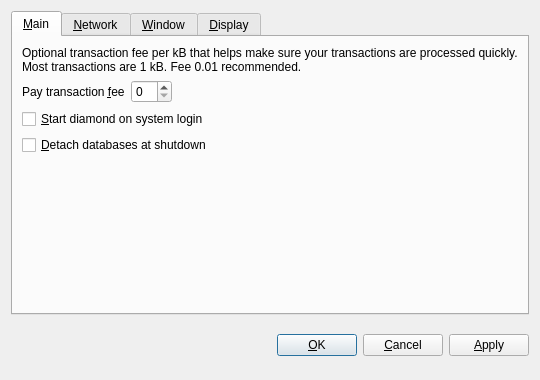
<?xml version="1.0" encoding="UTF-8"?>
<ui version="4.0">
 <class>OptionsDialog</class>
 <widget class="QDialog" name="OptionsDialog">
  <property name="geometry">
   <rect>
    <x>0</x>
    <y>0</y>
    <width>540</width>
    <height>380</height>
   </rect>
  </property>
  <property name="windowTitle">
   <string>Options</string>
  </property>
  <property name="modal">
   <bool>true</bool>
  </property>
  <layout class="QVBoxLayout" name="verticalLayout">
   <item>
    <widget class="QTabWidget" name="tabWidget">
     <property name="tabPosition">
      <enum>QTabWidget::North</enum>
     </property>
     <property name="currentIndex">
      <number>0</number>
     </property>
     <widget class="QWidget" name="tabMain">
      <attribute name="title">
       <string>&amp;Main</string>
      </attribute>
      <layout class="QVBoxLayout" name="verticalLayout_Main">
       <item>
        <widget class="QLabel" name="transactionFeeInfoLabel">
         <property name="text">
          <string>Optional transaction fee per kB that helps make sure your transactions are processed quickly. Most transactions are 1 kB. Fee 0.01 recommended.</string>
         </property>
         <property name="textFormat">
          <enum>Qt::PlainText</enum>
         </property>
         <property name="wordWrap">
          <bool>true</bool>
         </property>
        </widget>
       </item>
       <item>
        <layout class="QHBoxLayout" name="horizontalLayout_Main">
         <item>
          <widget class="QLabel" name="transactionFeeLabel">
           <property name="text">
            <string>Pay transaction &amp;fee</string>
           </property>
           <property name="textFormat">
            <enum>Qt::PlainText</enum>
           </property>
           <property name="buddy">
            <cstring>transactionFee</cstring>
           </property>
          </widget>
         </item>
         <item>
          <widget class="BitcoinAmountField" name="transactionFee"/>
         </item>
         <item>
          <spacer name="horizontalSpacer_Main">
           <property name="orientation">
            <enum>Qt::Horizontal</enum>
           </property>
           <property name="sizeHint" stdset="0">
            <size>
             <width>40</width>
             <height>20</height>
            </size>
           </property>
          </spacer>
         </item>
        </layout>
       </item>
       <item>
        <widget class="QCheckBox" name="bitcoinAtStartup">
         <property name="toolTip">
          <string>Automatically start diamond after logging in to the system.</string>
         </property>
         <property name="text">
          <string>&amp;Start diamond on system login</string>
         </property>
        </widget>
       </item>
       <item>
        <widget class="QCheckBox" name="detachDatabases">
         <property name="toolTip">
          <string>Detach block and address databases at shutdown. This means they can be moved to another data directory, but it slows down shutdown. The wallet is always detached.</string>
         </property>
         <property name="text">
          <string>&amp;Detach databases at shutdown</string>
         </property>
        </widget>
       </item>
       <item>
        <spacer name="verticalSpacer_Main">
         <property name="orientation">
          <enum>Qt::Vertical</enum>
         </property>
         <property name="sizeHint" stdset="0">
          <size>
           <width>20</width>
           <height>40</height>
          </size>
         </property>
        </spacer>
       </item>
      </layout>
     </widget>
     <widget class="QWidget" name="tabNetwork">
      <attribute name="title">
       <string>&amp;Network</string>
      </attribute>
      <layout class="QVBoxLayout" name="verticalLayout_Network">
       <item>
        <widget class="QCheckBox" name="mapPortUpnp">
         <property name="toolTip">
          <string>Automatically open the diamond client port on the router. This only works when your router supports UPnP and it is enabled.</string>
         </property>
         <property name="text">
          <string>Map port using &amp;UPnP</string>
         </property>
        </widget>
       </item>
       <item>
        <widget class="QCheckBox" name="connectSocks">
         <property name="toolTip">
          <string>Connect to the diamond network through a SOCKS proxy (e.g. when connecting through Tor).</string>
         </property>
         <property name="text">
          <string>&amp;Connect through SOCKS proxy:</string>
         </property>
        </widget>
       </item>
       <item>
        <layout class="QHBoxLayout" name="horizontalLayout_Network">
         <item>
          <widget class="QLabel" name="proxyIpLabel">
           <property name="text">
            <string>Proxy &amp;IP:</string>
           </property>
           <property name="textFormat">
            <enum>Qt::PlainText</enum>
           </property>
           <property name="buddy">
            <cstring>proxyIp</cstring>
           </property>
          </widget>
         </item>
         <item>
          <widget class="QValidatedLineEdit" name="proxyIp">
           <property name="maximumSize">
            <size>
             <width>140</width>
             <height>16777215</height>
            </size>
           </property>
           <property name="toolTip">
            <string>IP address of the proxy (e.g. 127.0.0.1)</string>
           </property>
          </widget>
         </item>
         <item>
          <widget class="QLabel" name="proxyPortLabel">
           <property name="text">
            <string>&amp;Port:</string>
           </property>
           <property name="textFormat">
            <enum>Qt::PlainText</enum>
           </property>
           <property name="buddy">
            <cstring>proxyPort</cstring>
           </property>
          </widget>
         </item>
         <item>
          <widget class="QLineEdit" name="proxyPort">
           <property name="maximumSize">
            <size>
             <width>55</width>
             <height>16777215</height>
            </size>
           </property>
           <property name="toolTip">
            <string>Port of the proxy (e.g. 9050)</string>
           </property>
          </widget>
         </item>
         <item>
          <widget class="QLabel" name="socksVersionLabel">
           <property name="text">
            <string>SOCKS &amp;Version:</string>
           </property>
           <property name="textFormat">
            <enum>Qt::PlainText</enum>
           </property>
           <property name="buddy">
            <cstring>socksVersion</cstring>
           </property>
          </widget>
         </item>
         <item>
          <widget class="QValueComboBox" name="socksVersion">
           <property name="toolTip">
            <string>SOCKS version of the proxy (e.g. 5)</string>
           </property>
          </widget>
         </item>
         <item>
          <spacer name="horizontalSpacer_Network">
           <property name="orientation">
            <enum>Qt::Horizontal</enum>
           </property>
           <property name="sizeHint" stdset="0">
            <size>
             <width>40</width>
             <height>20</height>
            </size>
           </property>
          </spacer>
         </item>
        </layout>
       </item>
       <item>
        <spacer name="verticalSpacer_Network">
         <property name="orientation">
          <enum>Qt::Vertical</enum>
         </property>
         <property name="sizeHint" stdset="0">
          <size>
           <width>20</width>
           <height>40</height>
          </size>
         </property>
        </spacer>
       </item>
      </layout>
     </widget>
     <widget class="QWidget" name="tabWindow">
      <attribute name="title">
       <string>&amp;Window</string>
      </attribute>
      <layout class="QVBoxLayout" name="verticalLayout_Window">
       <item>
        <widget class="QCheckBox" name="minimizeToTray">
         <property name="toolTip">
          <string>Show only a tray icon after minimizing the window.</string>
         </property>
         <property name="text">
          <string>&amp;Minimize to the tray instead of the taskbar</string>
         </property>
        </widget>
       </item>
       <item>
        <widget class="QCheckBox" name="minimizeOnClose">
         <property name="toolTip">
          <string>Minimize instead of exit the application when the window is closed. When this option is enabled, the application will be closed only after selecting Quit in the menu.</string>
         </property>
         <property name="text">
          <string>M&amp;inimize on close</string>
         </property>
        </widget>
       </item>
       <item>
        <spacer name="verticalSpacer_Window">
         <property name="orientation">
          <enum>Qt::Vertical</enum>
         </property>
         <property name="sizeHint" stdset="0">
          <size>
           <width>20</width>
           <height>40</height>
          </size>
         </property>
        </spacer>
       </item>
      </layout>
     </widget>
     <widget class="QWidget" name="tabDisplay">
      <attribute name="title">
       <string>&amp;Display</string>
      </attribute>
      <layout class="QVBoxLayout" name="verticalLayout_Display">
       <item>
        <layout class="QHBoxLayout" name="horizontalLayout_1_Display">
         <item>
          <widget class="QLabel" name="langLabel">
           <property name="text">
            <string>User Interface &amp;language:</string>
           </property>
           <property name="textFormat">
            <enum>Qt::PlainText</enum>
           </property>
           <property name="buddy">
            <cstring>lang</cstring>
           </property>
          </widget>
         </item>
         <item>
          <widget class="QValueComboBox" name="lang">
           <property name="toolTip">
            <string>The user interface language can be set here. This setting will take effect after restarting diamond.</string>
           </property>
          </widget>
         </item>
        </layout>
       </item>
       <item>
        <layout class="QHBoxLayout" name="horizontalLayout_2_Display">
         <item>
          <widget class="QLabel" name="unitLabel">
           <property name="text">
            <string>&amp;Unit to show amounts in:</string>
           </property>
           <property name="textFormat">
            <enum>Qt::PlainText</enum>
           </property>
           <property name="buddy">
            <cstring>unit</cstring>
           </property>
          </widget>
         </item>
         <item>
          <widget class="QValueComboBox" name="unit">
           <property name="toolTip">
            <string>Choose the default subdivision unit to show in the interface and when sending coins.</string>
           </property>
          </widget>
         </item>
        </layout>
       </item>
       <item>
        <widget class="QCheckBox" name="displayAddresses">
         <property name="toolTip">
          <string>Whether to show diamond addresses in the transaction list or not.</string>
         </property>
         <property name="text">
          <string>&amp;Display addresses in transaction list</string>
         </property>
        </widget>
       </item>
       <item>
        <spacer name="verticalSpacer_Display">
         <property name="orientation">
          <enum>Qt::Vertical</enum>
         </property>
         <property name="sizeHint" stdset="0">
          <size>
           <width>20</width>
           <height>40</height>
          </size>
         </property>
        </spacer>
       </item>
      </layout>
     </widget>
    </widget>
   </item>
   <item>
    <layout class="QHBoxLayout" name="horizontalLayout_Buttons">
     <item>
      <spacer name="horizontalSpacer_1">
       <property name="orientation">
        <enum>Qt::Horizontal</enum>
       </property>
       <property name="sizeHint" stdset="0">
        <size>
         <width>40</width>
         <height>48</height>
        </size>
       </property>
      </spacer>
     </item>
     <item>
      <widget class="QLabel" name="statusLabel">
       <property name="font">
        <font>
         <weight>75</weight>
         <bold>true</bold>
        </font>
       </property>
       <property name="text">
        <string/>
       </property>
       <property name="textFormat">
        <enum>Qt::PlainText</enum>
       </property>
       <property name="wordWrap">
        <bool>true</bool>
       </property>
      </widget>
     </item>
     <item>
      <spacer name="horizontalSpacer_2">
       <property name="orientation">
        <enum>Qt::Horizontal</enum>
       </property>
       <property name="sizeHint" stdset="0">
        <size>
         <width>40</width>
         <height>48</height>
        </size>
       </property>
      </spacer>
     </item>
     <item>
      <widget class="QPushButton" name="okButton">
       <property name="text">
        <string>&amp;OK</string>
       </property>
      </widget>
     </item>
     <item>
      <widget class="QPushButton" name="cancelButton">
       <property name="text">
        <string>&amp;Cancel</string>
       </property>
       <property name="autoDefault">
        <bool>false</bool>
       </property>
      </widget>
     </item>
     <item>
      <widget class="QPushButton" name="applyButton">
       <property name="text">
        <string>&amp;Apply</string>
       </property>
       <property name="autoDefault">
        <bool>false</bool>
       </property>
      </widget>
     </item>
    </layout>
   </item>
  </layout>
 </widget>
 <customwidgets>
  <customwidget>
   <class>BitcoinAmountField</class>
   <extends>QSpinBox</extends>
   <header>bitcoinamountfield.h</header>
  </customwidget>
  <customwidget>
   <class>QValueComboBox</class>
   <extends>QComboBox</extends>
   <header>qvaluecombobox.h</header>
  </customwidget>
  <customwidget>
   <class>QValidatedLineEdit</class>
   <extends>QLineEdit</extends>
   <header>qvalidatedlineedit.h</header>
  </customwidget>
 </customwidgets>
 <resources/>
 <connections/>
</ui>
